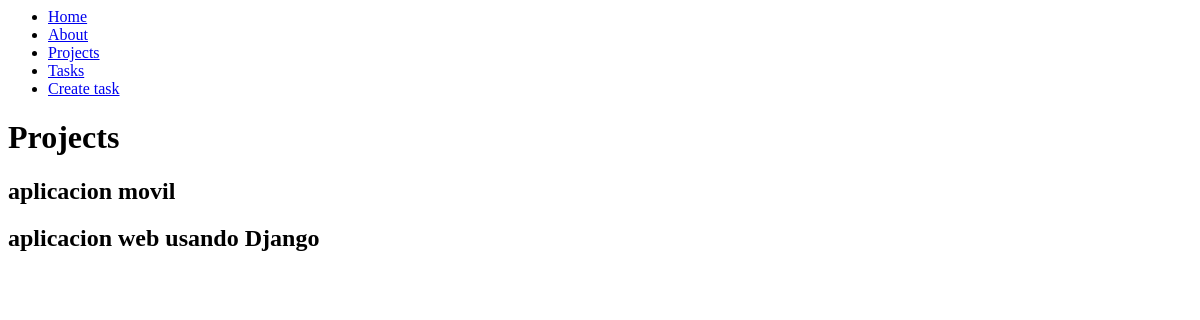
Page /projects/ on the earlier database version.
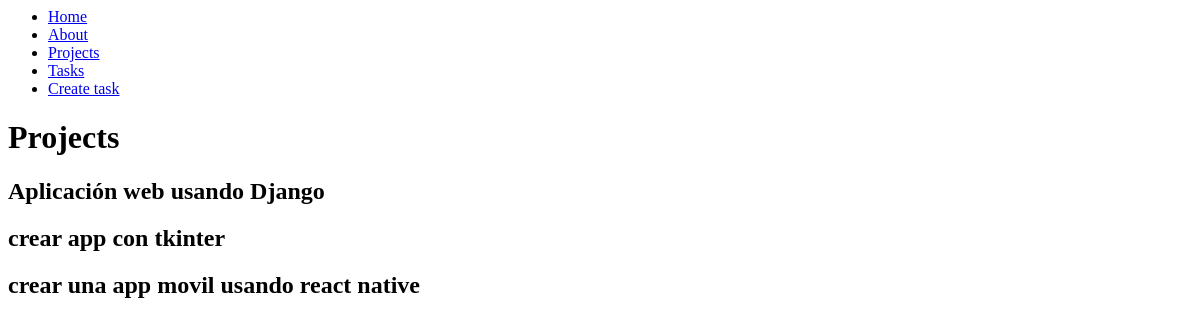
Same page on the later database version.
### myapp/models.py (models this page shows, shortened)
class Project(models.Model):
	name=models.CharField(max_length=200)

### myapp/views.py (the view)
# urls.py: path('projects/', views.projects),
def projects(request):
	projects=Project.objects.all() #se pueden pasar datos de la base de datos pero asi solo los convierte en strings directos
	return render(request,'projects.html', {
		'projects':projects
	})

### myapp/templates/projects.html
{% extends 'layouts/base.html' %}
{% block content %}
<h1>Projects</h1>
{%for project in projects%}
<article>
	<h1>
		{{project.name}}
	</h1>
</article>
{%endfor%}
{%endblock%}

Differences in the rows shown:
removed Project: name "aplicacion movil"
changed Project: name "aplicacion web usando Django" → "Aplicación web usando Django"
added Project: name "crear app con tkinter"
added Project: name "crear una app movil usando react native"
